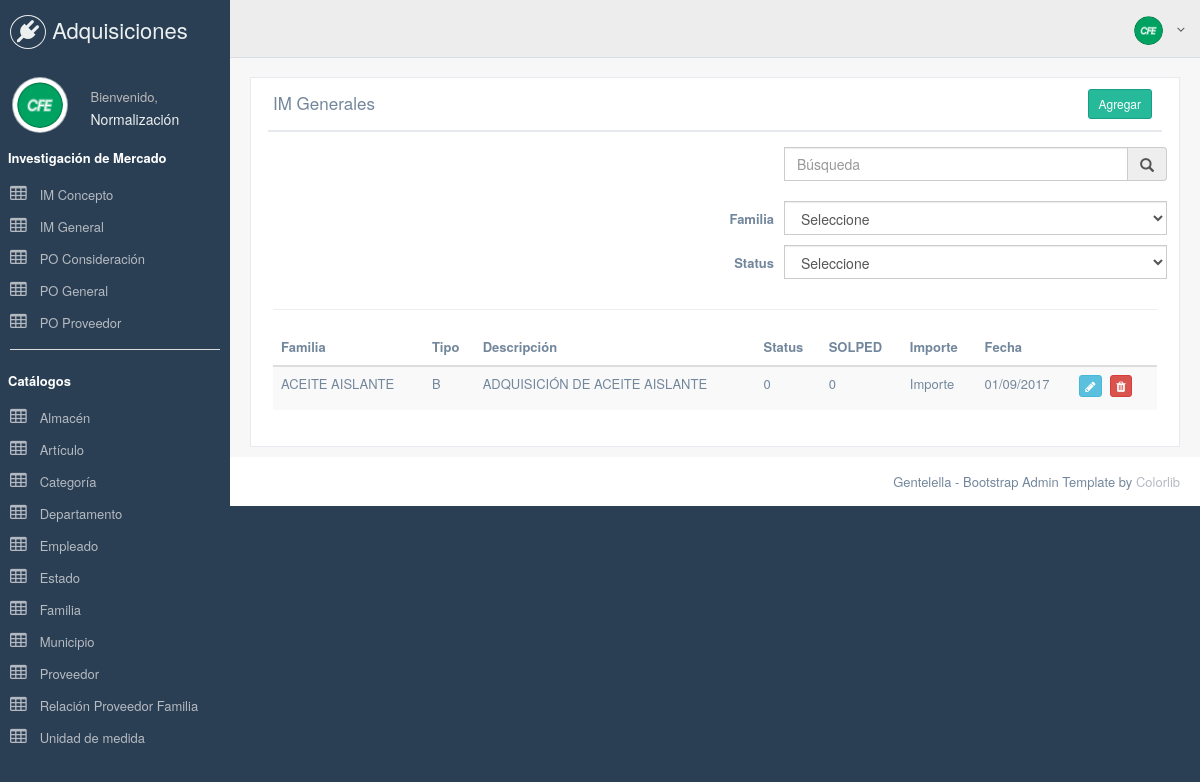
Page /index.php/im_general on the earlier database version.
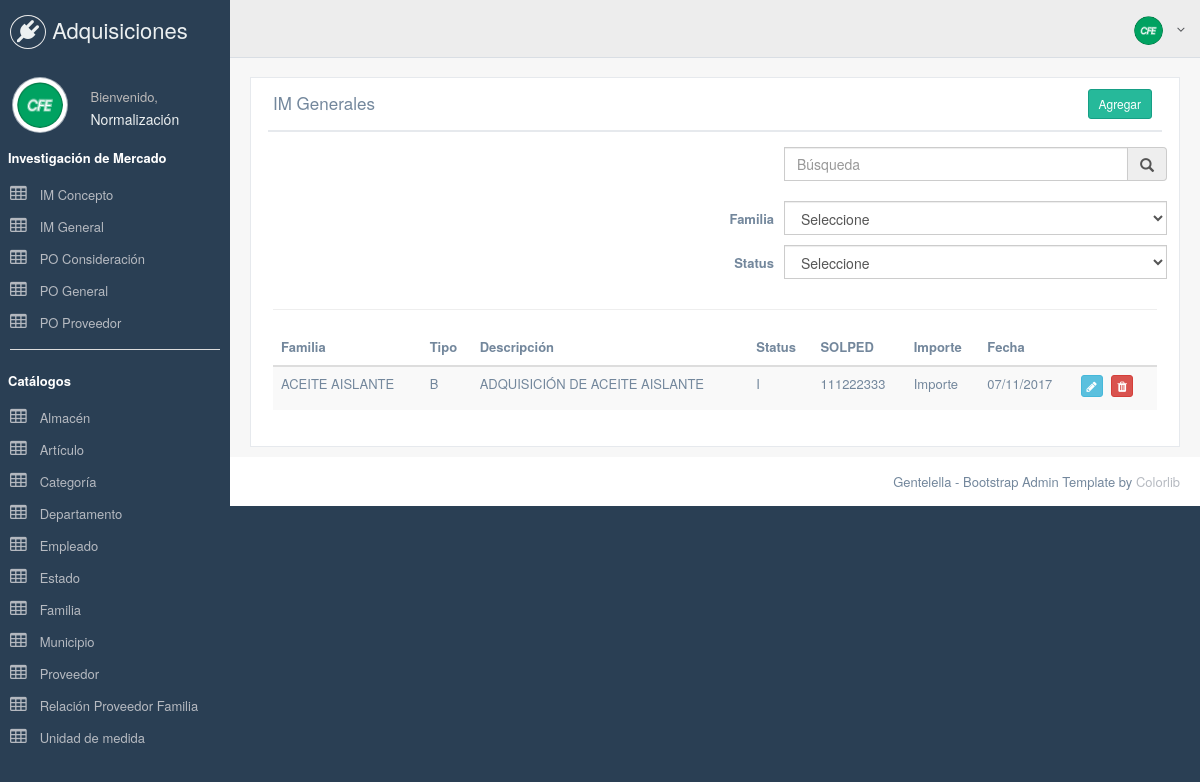
Same page on the later database version.
### tables this page shows
CREATE TABLE IF NOT EXISTS `im_general` (
  `id` int(11) NOT NULL,
  `idPog` int(11) NOT NULL,
  `titulo` varchar(255) NOT NULL,
  `idEmpleadoFormula` int(11) NOT NULL,
  `idEmpleadoAutoriza` int(11) NOT NULL,
  `fechaElaboracion` date NOT NULL,
  `idMunicipioElaboracion` int(11) NOT NULL,
  `estatus` char(1) NOT NULL,
  `SOLPED` int(12) NOT NULL,
  PRIMARY KEY (`id`),
  KEY `im_general_ibfk_1` (`idEmpleadoAutoriza`),
  KEY `im_general_ibfk_2` (`idEmpleadoFormula`),
  KEY `idPog` (`idPog`),
  KEY `im_general_ibfk_3` (`idMunicipioElaboracion`)
);

CREATE TABLE IF NOT EXISTS `familia` (
  `id` int(11) NOT NULL,
  `clave` varchar(20) NOT NULL,
  `descripcion` varchar(250) NOT NULL,
  PRIMARY KEY (`id`),
  UNIQUE KEY `clave` (`clave`)
);

CREATE TABLE IF NOT EXISTS `po_general` (
  `id` int(11) NOT NULL,
  `tipo` char(1) NOT NULL COMMENT 'B = Bienes, S = Servicios',
  `actividad` char(1) NOT NULL COMMENT 'A = Adquisición, R = Arrendamiento, S = Prestación de servicios',
  `idFamilia` int(11) DEFAULT NULL,
  `domicilio` varchar(255) NOT NULL,
  `idEmpleadoResponsable` int(11) NOT NULL,
  `idEmpleadoFormula` int(11) NOT NULL,
  `fechaLimitePresentacion` date NOT NULL,
  `horaLimitePresentacion` varchar(10) DEFAULT NULL,
  `ccp1` varchar(250) DEFAULT NULL,
  `ccp2` varchar(250) DEFAULT NULL,
  `ccp3` varchar(250) DEFAULT NULL,
  `fechaElaboracion` date NOT NULL,
  `asunto` varchar(255) NOT NULL,
  `idMunicipio` int(11) NOT NULL,
  `fechaUltimaModificacion` datetime NOT NULL,
  PRIMARY KEY (`id`),
  KEY `idEmpleadoFormula` (`idEmpleadoFormula`),
  KEY `idEmpleadoResponsable` (`idEmpleadoResponsable`),
  KEY `idMunicipio` (`idMunicipio`),
  KEY `idFamilia` (`idFamilia`)
);

### application/controllers/Im_general.php (called while the page is built, shortened)
<?php
class Im_general extends CI_Controller
{
    function __construct()
    {
        $this->load->model('Imgeneralmodel');
        $this->load->model('Comboboxesmodel');
        $this->load->helper('form');
    }
    function index()
    {
        $data['listaim_general'] = $this->Imgeneralmodel->get_all_listaim_general();
        $data['familias'] = $this->Comboboxesmodel->getFamilias();
        $data['_view'] = 'im_general/index';
        $this->load->view('layouts/main', $data);
    }
}

### index.php (called while the page is built, shortened)
<?php
require_once BASEPATH.'core/CodeIgniter.php';

### application/models/Imgeneralmodel.php (called while the page is built, shortened)
<?php
class Imgeneralmodel extends CI_Model
{
    function get_all_listaim_general()
    {
        $this->db->select('im_general.id, im_general.idPog, im_general.titulo, im_general.fechaElaboracion, im_general.estatus, im_general.SOLPED, familia.descripcion, po_general.tipo');
        $this->db->from('im_general');
        $this->db->join('po_general', 'po_general.id = im_general.idPog', 'inner');
        $this->db->join('familia', 'familia.id = po_general.idFamilia', 'inner');
        $this->db->order_by('im_general.fechaElaboracion', 'DESC');
        $query = $this->db->get();
        return $query->result_array();
    }
}

### application/views/im_general/index.php (the view, shortened to what the changed rows need)
<div class="row">
    <div class="col-md-12 col-sm-12 col-xs-12">
        <div class="x_panel">
            <div class="x_title">
                <h2>IM Generales</h2>
            </div>
            <div class="x_content">
                <table id="table" class="table table-striped">
                    <thead>
                        <tr>
                            <th>Familia</th>
                            <th>Tipo</th>
                            <th>Descripción</th>
                            <th>Status</th>
                            <th>SOLPED</th>
                            <th>Importe</th>
                            <th>Fecha</th>
                            <th></th>
                        </tr>
                    </thead>
                    <?php  foreach ($listaim_general as $i) { ?>
                        <tr>
                            <td><?php echo $i['descripcion']; ?></td>
                            <td><?php echo $i['tipo']; ?></td>
                            <td><?php echo $i['titulo']; ?></td>
                            <td><?php echo $i['estatus']; ?></td>
                            <td><?php echo $i['SOLPED']; ?></td>
                            <td>Importe</td>
                            <?php
                            $fecha = $i['fechaElaboracion'];
                            $fechaElaboracion = date("d/m/Y", strtotime($fecha));
                            ?>
                            <td><?php echo $fechaElaboracion; ?></td>
                            <td>
                                <a href="<?php echo site_url('im_general/edit/' . $i['id']); ?>"
                                   class="btn btn-info btn-xs"><span class="fa fa-pencil"></span> </a>
                                <a href="<?php echo site_url('im_general/remove/' . $i['id']); ?>"
                                   class="btn btn-danger btn-xs"><span class="fa fa-trash"></span> </a>
                            </td>
                        </tr>
                    <?php } ?>
                </table>
            </div>
        </div>
    </div>
</div>

Differences in the rows shown:
changed im_general "ADQUISICIÓN DE ACEITE AISLANTE": estatus "0" → "I"; SOLPED "0" → "111222333"; fechaElaboracion "01/09/2017" → "07/11/2017"
